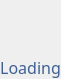
<?xml version="1.0" encoding="UTF-8"?>
<ui version="4.0">
 <class>Loading</class>
 <widget class="QWidget" name="Loading">
  <property name="geometry">
   <rect>
    <x>0</x>
    <y>0</y>
    <width>57</width>
    <height>79</height>
   </rect>
  </property>
  <property name="windowTitle">
   <string>Form</string>
  </property>
  <layout class="QGridLayout" name="gridLayout">
   <property name="leftMargin">
    <number>0</number>
   </property>
   <property name="topMargin">
    <number>0</number>
   </property>
   <property name="rightMargin">
    <number>0</number>
   </property>
   <property name="bottomMargin">
    <number>0</number>
   </property>
   <property name="horizontalSpacing">
    <number>0</number>
   </property>
   <item row="0" column="0">
    <widget class="QLabel" name="label">
     <property name="text">
      <string/>
     </property>
    </widget>
   </item>
   <item row="1" column="0">
    <widget class="QLabel" name="label_2">
     <property name="sizePolicy">
      <sizepolicy hsizetype="Preferred" vsizetype="Fixed">
       <horstretch>0</horstretch>
       <verstretch>0</verstretch>
      </sizepolicy>
     </property>
     <property name="font">
      <font>
       <family>黑体</family>
       <pointsize>12</pointsize>
      </font>
     </property>
     <property name="styleSheet">
      <string notr="true">color:#3e6093;</string>
     </property>
     <property name="text">
      <string>Loading</string>
     </property>
     <property name="alignment">
      <set>Qt::AlignCenter</set>
     </property>
    </widget>
   </item>
  </layout>
 </widget>
 <resources/>
 <connections/>
</ui>
